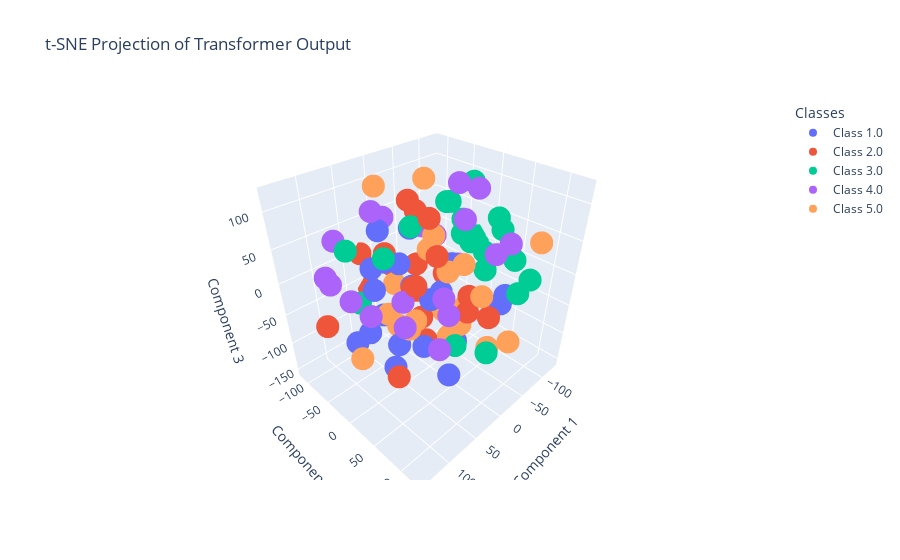

The cell this chart's notebook holds for it:
### Code cell
# Projection de l'espace latent avec t-SNE en 3D

# Appliquer t-SNE pour réduire à 3 dimensions
tsne = TSNE(n_components=3)
tsne_result = tsne.fit_transform(latentspace)

# Vérification des dimensions
assert tsne_result.shape[1] == 3, "t-SNE n'a pas réussi à réduire à 3 dimensions"

# Configuration des couleurs et des labels pour la visualisation
unique_labels = np.unique(target_np)
colors = px.colors.qualitative.Plotly  # Palette de couleurs pour chaque classe

# Créer un plot 3D interactif
fig = go.Figure()

# Ajouter des points pour chaque classe
for label, color in zip(unique_labels, colors):
    indices = np.where(target_np == label)
    fig.add_trace(go.Scatter3d(
        x=tsne_result[indices, 0].flatten(),
        y=tsne_result[indices, 1].flatten(),
        z=tsne_result[indices, 2].flatten(),
        mode='markers',
        marker=dict(color=color),
        name=f'Class {label}'
    ))

# Ajouter des détails au graphique
fig.update_layout(
    title="t-SNE Projection of Transformer Output",
    scene=dict(
        xaxis_title="Component 1",
        yaxis_title="Component 2",
        zaxis_title="Component 3"
    ),
    legend_title="Classes"
)

# Afficher le graphique
fig.show()

### Figure 1 — Plotly figure (JSON) as saved in the notebook; plotly's stock layout.template omitted (floating-point values rounded to 4 significant figures)
{"data": [{"marker": {"color": "#636EFA"}, "mode": "markers", "name": "Class 1.0", "type": "scatter3d", "x": [72.5, -42.61, 45.04, 10.97, -58.43, 8.186, -86.55, 100.2, 43.14, -62.13, 57.0, 50.63, 29.17, -22.01, 20.02, 31.47, -31.58, 70.01, 29.06, 104.1], "y": [-25.58, -1.292, -66.08, 11.62, 78.96, -27.42, 54.06, -33.8, 31.58, -5.685, -21.83, -8.422, -67.03, -62.14, -38.22, -63.25, -9.767, 4.598, 63.77, 2.09], "z": [0.8356, -0.01025, 1.948, -26.11, -20.33, -25.2, -62.43, -73.27, -74.48, -154.4, 36.92, -92.14, 52.24, 38.87, 10.99, -81.91, -45.83, -112.0, -113.5, -32.27]}, {"marker": {"color": "#EF553B"}, "mode": "markers", "name": "Class 2.0", "type": "scatter3d", "x": [26.03, 0.4859, 87.18, 2.369, 17.34, -2.581, -44.8, -29.67, 52.86, -10.12, 40.36, -88.61, 3.082, 140.3, -26.05, -12.41, 24.08, -32.73, -39.25, 98.9], "y": [-114.7, -91.89, 65.83, -5.834, -112.4, 96.35, -75.49, -58.3, 51.0, -27.84, 8.691, -57.62, -22.76, -32.82, -111.8, 55.47, 35.19, -76.42, 34.62, 45.3], "z": [-3.372, -4.257, 59.0, -111.7, -63.07, -15.88, -82.65, -19.95, 119.4, -89.35, 5.837, -62.97, 86.57, -21.72, -42.63, -35.37, 55.17, 71.79, -34.7, -79.58]}, {"marker": {"color": "#00CC96"}, "mode": "markers", "name": "Class 3.0", "type": "scatter3d", "x": [-25.6, 63.98, -63.98, 41.48, -67.49, -103.5, -101.8, -29.75, -50.23, -88.38, -106.5, 99.09, 35.78, 83.4, -99.0, -92.01, -128.5, -20.08, -55.76, 35.07], "y": [68.18, -71.42, 108.9, 9.739, 59.08, -20.24, -61.32, 25.9, 23.13, -24.04, 24.03, -38.95, 125.2, 10.19, 61.29, 14.79, -26.75, 121.3, -25.52, 77.67], "z": [29.08, -47.57, 15.39, 90.66, 64.64, 94.56, 52.8, 61.16, 40.29, 42.5, 54.85, 62.69, -28.88, 66.82, 7.74, 4.414, -0.01027, 23.45, 78.7, -48.61]}, {"marker": {"color": "#AB63FA"}, "mode": "markers", "name": "Class 4.0", "type": "scatter3d", "x": [-5.211, 122.3, 46.47, 77.44, 91.73, 89.77, 127.7, -33.08, -61.95, 84.46, 30.47, -4.652, -70.0, 116.0, -14.68, 84.12, -80.86, -71.76, 58.54, -36.66], "y": [50.44, -3.882, 76.37, 33.24, -95.51, 49.39, 39.15, 96.17, 22.56, 98.56, 53.23, 97.41, -60.17, -63.56, -111.0, -86.71, -22.84, -89.62, -39.55, 12.01], "z": [97.41, 20.98, 3.574, 16.18, -15.86, -4.627, 27.05, 73.25, 109.6, -9.657, 6.873, 71.81, 10.68, 21.79, 40.79, 50.94, -26.9, 14.34, 98.39, 120.9]}, {"marker": {"color": "#FFA15A"}, "mode": "markers", "name": "Class 5.0", "type": "scatter3d", "x": [63.65, -7.154, 5.432, -48.79, -30.37, -79.28, 56.98, 0.9134, 136.1, -66.76, 25.06, 43.46, 23.23, 17.29, 3.859, -64.41, -5.92, -41.47, -27.49, -41.64], "y": [27.93, 24.48, 1.794, -60.97, 110.3, 107.9, -19.85, 35.79, 27.06, -37.44, 104.6, 92.51, -4.648, -83.75, -64.29, 9.008, -80.31, 19.3, -21.07, 70.38], "z": [-35.15, 14.56, 43.4, 102.6, -63.39, 60.95, -42.01, -80.0, -36.46, -113.3, 33.96, 78.19, -63.8, 104.4, -118.0, -77.77, -53.29, -93.98, 41.39, -105.8]}], "layout": {"legend": {"title": {"text": "Classes"}}, "scene": {"xaxis": {"title": {"text": "Component 1"}}, "yaxis": {"title": {"text": "Component 2"}}, "zaxis": {"title": {"text": "Component 3"}}}, "title": {"text": "t-SNE Projection of Transformer Output"}}}
